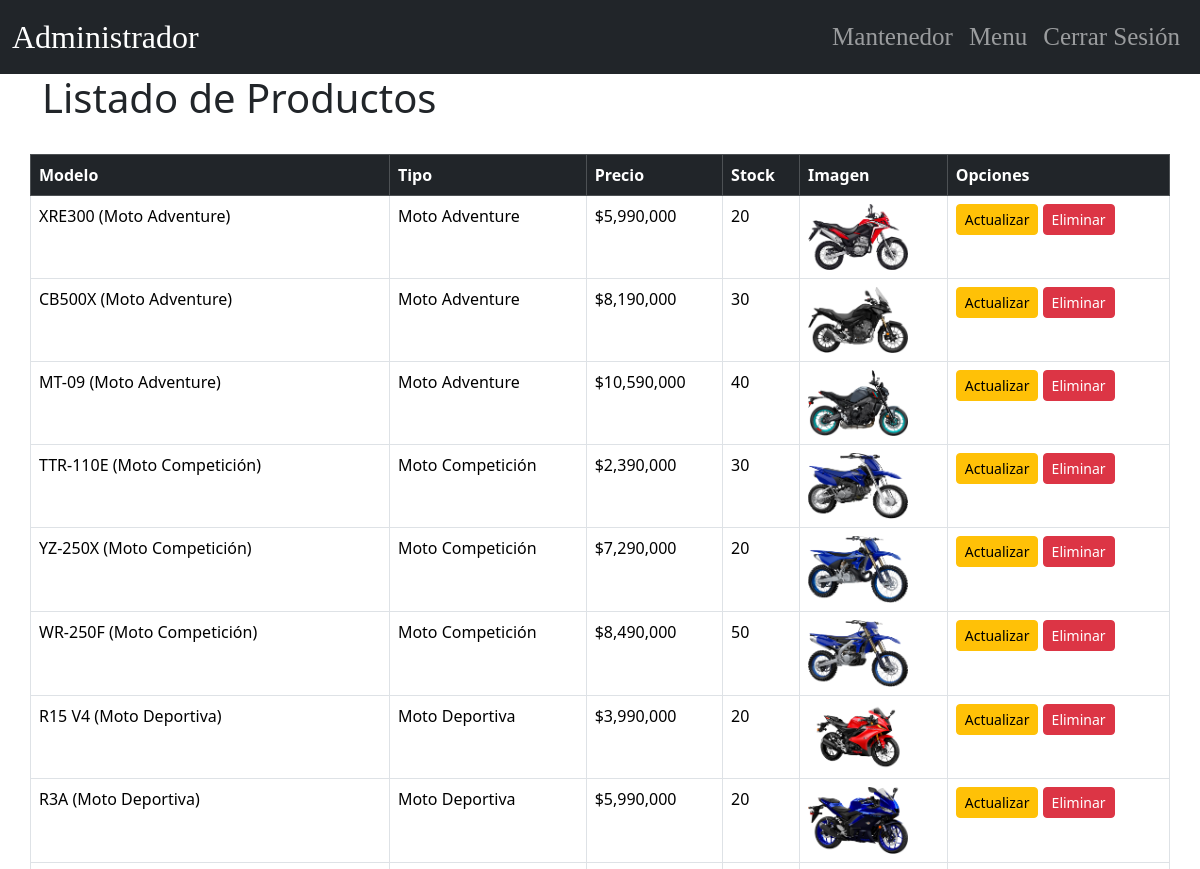
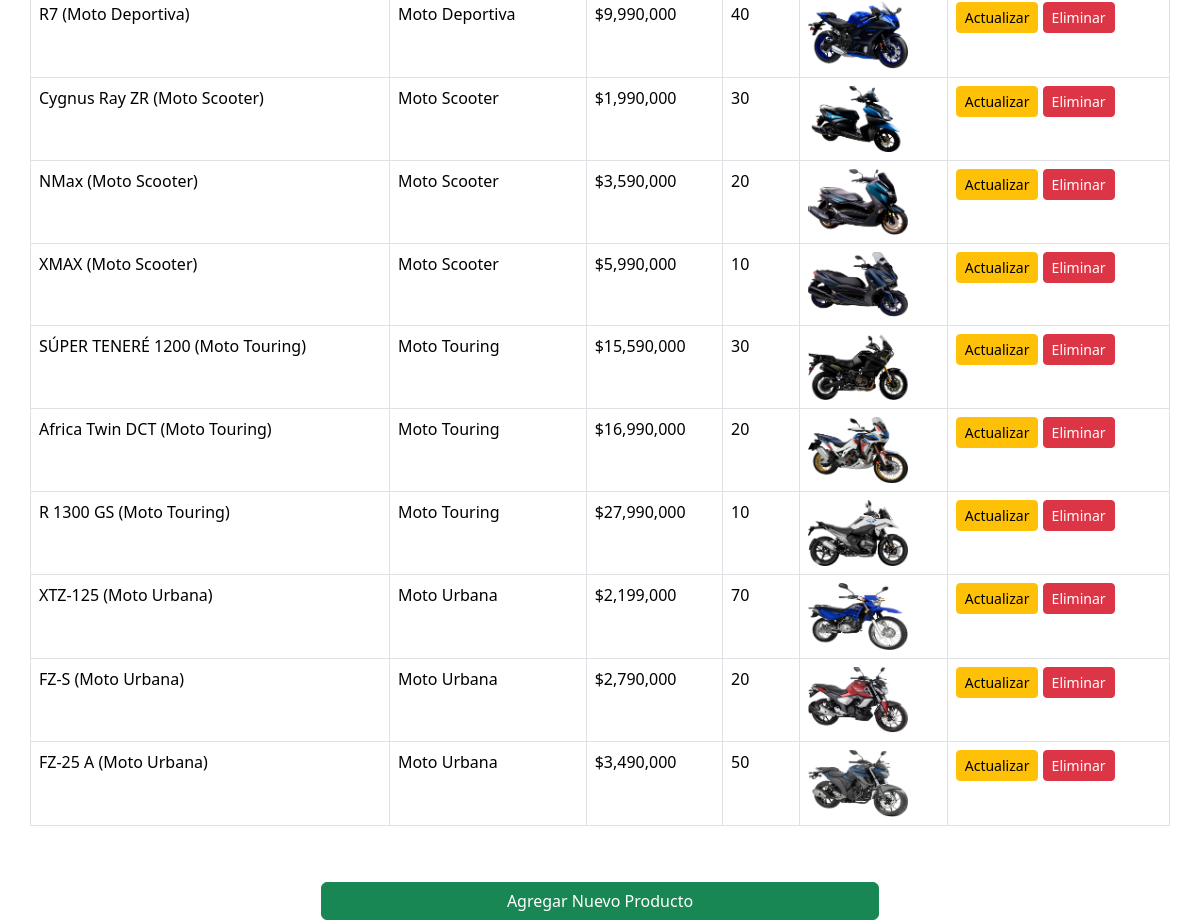
The app's page /administrador/productos/ (signed in) with its own data (2 pictures, top to bottom).
### administrador/models.py (models this page shows, shortened)
class Producto(models.Model):
    modelo = models.ForeignKey(ModeloMoto, on_delete=models.CASCADE)
    descripcion = models.TextField()
    precio = models.IntegerField()
    imagen = models.ImageField(upload_to="productos/", null=True, blank=True)
    stock = models.PositiveIntegerField()

class ModeloMoto(models.Model):
    nombre = models.CharField(max_length=50, unique=True)
    tipo = models.ForeignKey(TipoMoto, on_delete=models.PROTECT)
    def __str__(self):
        return f"{self.nombre} ({self.tipo})"

class TipoMoto(models.Model):
    nombre = models.CharField(max_length=50, unique=True)
    def __str__(self):
        return str(self.nombre)

### administrador/views.py (the view)
# urls.py: path('productos/', views.lista_productos, name='lista_productos'),
@login_required
@permission_required("administrador.view_producto", raise_exception=True)
def lista_productos(request):
    productos = Producto.objects.all()
    return render(request, "administrador/productoLista.html", {"productos": productos})

### administrador/templates/administrador/productoLista.html (shortened to what this page needs)
<!DOCTYPE html>
{% load static %}
<html>
<head>
    <link rel="stylesheet" href="{% static 'app/css/administrador.css' %}">
    <link href="https://cdn.jsdelivr.net/npm/bootstrap@5.3.3/dist/css/bootstrap.min.css" rel="stylesheet"
>
</head>
<body class="fondo">
    <nav class="navbar navbar-expand-md navbar-dark bg-dark">
        <div class="container-fluid">
            <a class="navbar-brand fs-2" href="#">Administrador</a>
            <div class="collapse navbar-collapse justify-content-end" id="navbarNav">
                <ul class="navbar-nav">
                    <li class="nav-item">
                        <a class="nav-link" href="#Contacto" data-bs-toggle="modal">Mantenedor</a>
                    </li>
                    {% if user.is_authenticated %} <li class="nav-item">
                        <a class="nav-link" href="{% url 'administrador:menu' %}">Menu</a>
                    </li>
                    {% endif %}
                    <li class="nav-item">
                        <form method="POST" action="{% url 'logout' %}">
                            <button type="submit" class="btn btn-link nav-link">Cerrar Sesión</button>
                        </form>
                    </li>
                </ul>
            </div>
        </div>
    </nav>
    <div class="container">
        <div class="row">
            <h1>Listado de Productos</h1>
        </div>
        <br>
        <div class="row mb-3">
            <table class="table table-bordered" id="productos">
                {% load humanize %}
                <thead class="table-dark">
                    <tr>
                        <th scope="col">Modelo</th>
                        <th scope="col">Tipo</th>
                        <th scope="col">Precio</th>
                        <th scope="col">Stock</th>
                        <th scope="col">Imagen</th>
                        <th scope="col">Opciones</th>
                    </tr>
                </thead>
                {% for producto in productos %}
                <tr>
                    <td>{{ producto.modelo }}</td>
                    <td>{{ producto.modelo.tipo }}</td>
                    <td>${{ producto.precio | intcomma }}</td>
                    <td>{{ producto.stock }}</td>
                    <td>
                        {% if producto.imagen %}
                        <img src="{{ producto.imagen.url }}" alt="Imagen del producto" style="max-width: 100px;">
                        {% else %}
                        <span>Sin imagen</span>
                        {% endif %}
                    </td>
                    <td>
                        <a href="{% url 'administrador:modificar_producto' producto.id %}"
                            class="btn btn-warning btn-sm">
                             Actualizar
                        </a>
                        <a href="{% url 'administrador:eliminar_producto' producto.id %}"
                            onclick="confirmarEliminacion({{ producto.id }}); return false;"
                            class="btn btn-danger btn-sm">
                             Eliminar
                        </a>
                    </td>
                </tr>
                {% endfor %}
            </table>
        </div>
        <br>
        <div class="row d-grid gap-2 col-6 mx-auto">
            <a href="{% url 'administrador:agregar_producto' %}" class="btn btn-success">
                 Agregar Nuevo Producto
            </a>
        </div>
    </div>
</body>
</html>

### app/static/app/css/administrador.css (style rules this page uses)
nav { font-family: 'Agency fb'; font-size: 25px; }
.fondo { background-image: url('../img/fondo_moto.jpg'); background-size: cover; background-position: center; background-attachment: fixed; position: relative; }

### records on screen
Producto: modelo "XRE300 (Moto Adventure)", modelo.tipo "Moto Adventure", precio "5,990,000", stock "20", imagen (picture)
Producto: modelo "CB500X (Moto Adventure)", modelo.tipo "Moto Adventure", precio "8,190,000", stock "30", imagen (picture)
Producto: modelo "MT-09 (Moto Adventure)", modelo.tipo "Moto Adventure", precio "10,590,000", stock "40", imagen (picture)
Producto: modelo "TTR-110E (Moto Competición)", modelo.tipo "Moto Competición", precio "2,390,000", stock "30", imagen (picture)
Producto: modelo "YZ-250X (Moto Competición)", modelo.tipo "Moto Competición", precio "7,290,000", stock "20", imagen (picture)
Producto: modelo "WR-250F (Moto Competición)", modelo.tipo "Moto Competición", precio "8,490,000", stock "50", imagen (picture)
Producto: modelo "R15 V4 (Moto Deportiva)", modelo.tipo "Moto Deportiva", precio "3,990,000", stock "20", imagen (picture)
Producto: modelo "R3A (Moto Deportiva)", modelo.tipo "Moto Deportiva", precio "5,990,000", stock "20", imagen (picture)
Producto: modelo "R7 (Moto Deportiva)", modelo.tipo "Moto Deportiva", precio "9,990,000", stock "40", imagen (picture)
Producto: modelo "Cygnus Ray ZR (Moto Scooter)", modelo.tipo "Moto Scooter", precio "1,990,000", stock "30", imagen (picture)
Producto: modelo "NMax (Moto Scooter)", modelo.tipo "Moto Scooter", precio "3,590,000", stock "20", imagen (picture)
Producto: modelo "XMAX (Moto Scooter)", modelo.tipo "Moto Scooter", precio "5,990,000", stock "10", imagen (picture)
Producto: modelo "SÚPER TENERÉ 1200 (Moto Touring)", modelo.tipo "Moto Touring", precio "15,590,000", stock "30", imagen (picture)
Producto: modelo "Africa Twin DCT (Moto Touring)", modelo.tipo "Moto Touring", precio "16,990,000", stock "20", imagen (picture)
Producto: modelo "R 1300 GS (Moto Touring)", modelo.tipo "Moto Touring", precio "27,990,000", stock "10", imagen (picture)
Producto: modelo "XTZ-125 (Moto Urbana)", modelo.tipo "Moto Urbana", precio "2,199,000", stock "70", imagen (picture)
Producto: modelo "FZ-S (Moto Urbana)", modelo.tipo "Moto Urbana", precio "2,790,000", stock "20", imagen (picture)
Producto: modelo "FZ-25 A (Moto Urbana)", modelo.tipo "Moto Urbana", precio "3,490,000", stock "50", imagen (picture)
